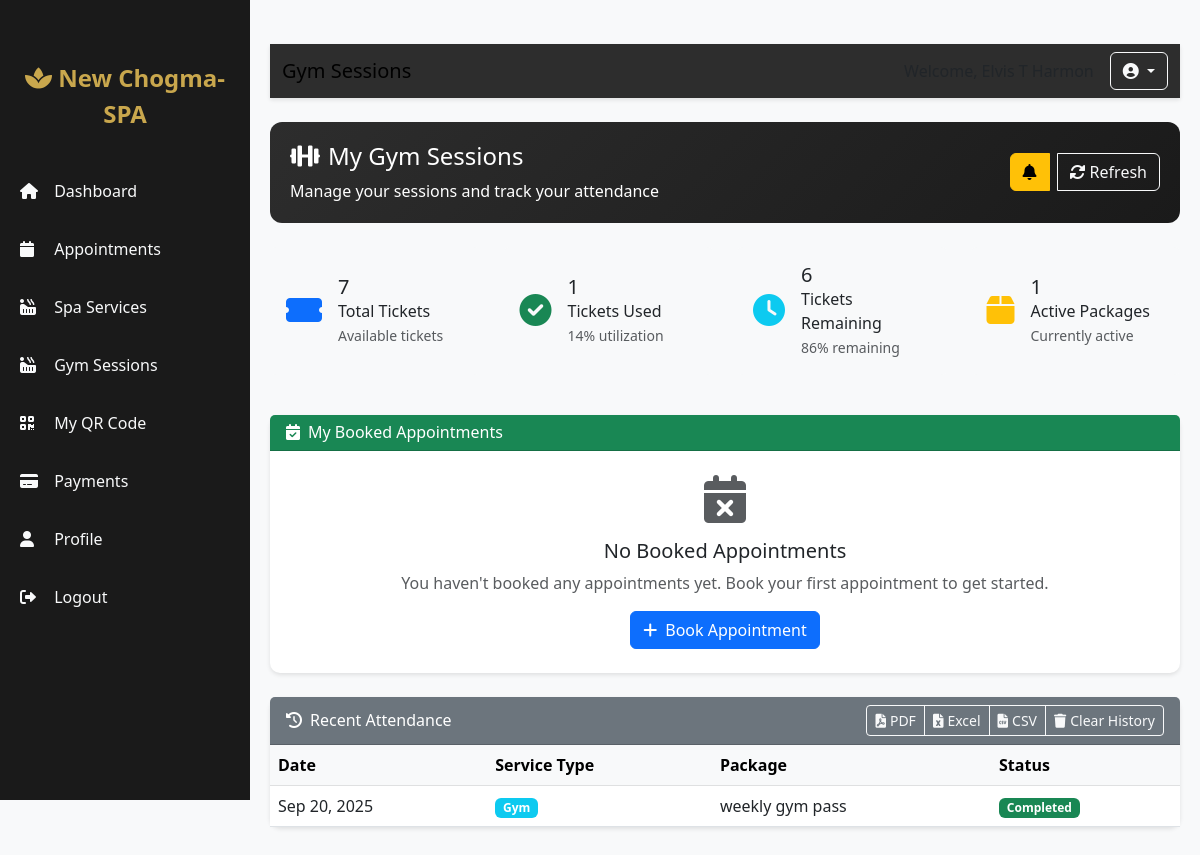
The page /client/gym-sessions/ (signed in) on the database its author committed.
### core/models.py (models this page shows, shortened)
class AttendanceRecord(models.Model):
    user = models.ForeignKey(CustomUser, on_delete=models.CASCADE, related_name='attendance_records')
    service_package = models.ForeignKey(ServicePackage, on_delete=models.CASCADE)
    check_in_time = models.DateTimeField(auto_now_add=True)
    check_out_time = models.DateTimeField(null=True, blank=True)
    session_type = models.CharField(max_length=20)  # gym, sauna, massage
    notes = models.TextField(blank=True, null=True)
    class Meta:
        ordering = ['-check_in_time']

### admin_app/models.py (models this page shows, shortened)
class ServicePackage(models.Model):
    SERVICE_TYPES = [
        ('gym', 'Gym'),
        ('sauna', 'Sauna'),
        ('massage', 'Massage'),
    ]
    DURATION_UNITS = [
        ('days', 'Days'),
        ('weeks', 'Weeks'),
        ('months', 'Months'),
    ]
    name = models.CharField(max_length=100)
    service_type = models.CharField(max_length=10, choices=SERVICE_TYPES)
    description = models.TextField(blank=True)
    price = models.DecimalField(max_digits=12, decimal_places=2, validators=[MinValueValidator(0)], help_text="Price in RWF")
    tickets_included = models.PositiveIntegerField(help_text="Number of tickets included (0 for unlimited)")
    validity_days = models.PositiveIntegerField(help_text="Package validity in days")
    is_active = models.BooleanField(default=True)
    auto_renew = models.BooleanField(default=False, help_text="Auto-renew package when expired")
    created_at = models.DateTimeField(auto_now_add=True)
    updated_at = models.DateTimeField(auto_now=True)
    class Meta:
        ordering = ['service_type', 'price']
        verbose_name = 'Service Package'
        verbose_name_plural = 'Service Packages'

### client/views.py (the view, shortened to what this page needs)
# urls.py: path('gym-sessions/', views.gym_sessions, name='gym_sessions'),
@login_required
def gym_sessions(request):
    if request.user.role != CustomUser.CLIENT:
        messages.error(request, 'You do not have permission to access this page.')
        return redirect('accounts:login')
    user = request.user
    today = timezone.now().date()
    active_packages = UserServicePackage.objects.filter(
        user=user,
        status='active',
        end_date__gte=today
    )
    active_packages_with_tickets = []
    low_ticket_notification = None
    for package in active_packages:
        remaining_tickets = package.tickets_remaining()
        if remaining_tickets > 0:
            active_packages_with_tickets.append(package)
    total_tickets = sum(package.total_tickets for package in active_packages_with_tickets)
    tickets_used = sum(package.tickets_used for package in active_packages_with_tickets)
    tickets_remaining = total_tickets - tickets_used
    utilization_percent = (tickets_used / total_tickets * 100) if total_tickets > 0 else 0
    remaining_percent = (tickets_remaining / total_tickets * 100) if total_tickets > 0 else 0
    upcoming_appointments = Appointment.objects.filter(
        client=user,
        appointment_date__gte=today,
        status='confirmed'  # Only show confirmed appointments
    ).order_by('appointment_date', 'appointment_time')
    attendance_history = AttendanceRecord.objects.filter(user=user).order_by('-check_in_time')[:10]
    notifications = Notification.objects.filter(
        user=user,
        is_read=False
    ).order_by('-created_at')[:10]
    context = {
        'user': user,
        'active_packages': active_packages_with_tickets,
        'upcoming_appointments': upcoming_appointments,
        'attendance_history': attendance_history,
        'total_tickets': total_tickets,
        'tickets_used': tickets_used,
        'tickets_remaining': tickets_remaining,
        'utilization_percent': utilization_percent,
        'remaining_percent': remaining_percent,
        'today': today,
        'active_tab': 'gym_sessions',
        'notifications': notifications,
        'unread_notifications_count': notifications.count(),
        'low_ticket_notification': low_ticket_notification,
    }
    return render(request, 'client/gym_sessions.html', context)

### accounts/models.py (called while the page is built)
    def get_full_name(self):
        return f"{self.first_name} {self.last_name}".strip()

### core/models.py (called while the page is built)
    def tickets_remaining(self):
        return self.total_tickets - self.tickets_used

### templates/client/gym_sessions.html (shortened to what this page needs)
{% extends 'base.html' %}
{% block page_title %}Gym Sessions{% endblock %}
{% block content %}
<div class="welcome-section mb-4">
    <div class="row align-items-center">
        <div class="col-12 col-md-8">
            <h4><i class="fas fa-dumbbell me-2"></i>My Gym Sessions</h4>
            <p class="mb-0">Manage your sessions and track your attendance</p>
        </div>
        <div class="col-12 col-md-4 text-md-end mt-3 mt-md-0">
            <div class="btn-group">
                <button class="btn btn-warning position-relative me-2" data-bs-toggle="dropdown" aria-expanded="false">
                    <i class="fas fa-bell"></i>
                </button>
                <button class="btn btn-outline-light" onclick="location.reload()">
                    <i class="fas fa-sync-alt me-1"></i>Refresh
                </button>
            </div>
        </div>
    </div>
</div>
<div class="row mb-4">
    <div class="col-md-6 col-lg-3 mb-3">
        <div class="d-flex align-items-center bg-light p-3 rounded h-100">
            <div class="flex-shrink-0 text-primary me-3">
                <i class="fas fa-ticket-alt fa-2x"></i>
            </div>
            <div class="flex-grow-1">
                <h5 class="mb-0" id="totalTickets">{{ total_tickets }}</h5>
                <p class="mb-0">Total Tickets</p>
                <small class="text-muted">Available tickets</small>
            </div>
        </div>
    </div>
    <div class="col-md-6 col-lg-3 mb-3">
        <div class="d-flex align-items-center bg-light p-3 rounded h-100">
            <div class="flex-shrink-0 text-success me-3">
                <i class="fas fa-check-circle fa-2x"></i>
            </div>
            <div class="flex-grow-1">
                <h5 class="mb-0" id="ticketsUsed">{{ tickets_used }}</h5>
                <p class="mb-0">Tickets Used</p>
                <small class="text-muted"><span id="utilizationPercent">{{ utilization_percent|floatformat:0 }}</span>% utilization</small>
            </div>
        </div>
    </div>
    <div class="col-md-6 col-lg-3 mb-3">
        <div class="d-flex align-items-center bg-light p-3 rounded h-100">
            <div class="flex-shrink-0 text-info me-3">
                <i class="fas fa-clock fa-2x"></i>
            </div>
            <div class="flex-grow-1">
                <h5 class="mb-0" id="ticketsRemaining">{{ tickets_remaining }}</h5>
                <p class="mb-0">Tickets Remaining</p>
                <small class="text-muted"><span id="remainingPercent">{{ remaining_percent|floatformat:0 }}</span>% remaining</small>
            </div>
        </div>
    </div>
    <div class="col-md-6 col-lg-3 mb-3">
        <div class="d-flex align-items-center bg-light p-3 rounded h-100">
            <div class="flex-shrink-0 text-warning me-3">
                <i class="fas fa-box fa-2x"></i>
            </div>
            <div class="flex-grow-1">
                <h5 class="mb-0">{{ active_packages|length }}</h5>
                <p class="mb-0">Active Packages</p>
                <small class="text-muted">Currently active</small>
            </div>
        </div>
    </div>
</div>
<div class="card mb-4">
    <div class="card-header bg-success text-white">
        <h6 class="mb-0"><i class="fas fa-calendar-check me-2"></i>My Booked Appointments</h6>
    </div>
    <div class="card-body p-0">
        {% if upcoming_appointments %}
            {% for appointment in upcoming_appointments %}
            <div class="appointment-item border-bottom p-4">
                <div class="row align-items-center mb-3">
                    <div class="col-md-8">
                        <h5 class="mb-1">{{ appointment.service.name }}</h5>
                        <p class="text-muted mb-0">
                            <span class="badge bg-info">{{ appointment.service.get_service_type_display }}</span>
                            {% if appointment.notes %}
                            {{ appointment.notes|truncatewords:10 }}
                            {% endif %}
                        </p>
                    </div>
                    <div class="col-md-4 text-md-end">
                        <div class="text-muted small mt-1">
                            {{ appointment.appointment_date|date:"M d, Y" }} at {{ appointment.appointment_time|time:"g:i A" }}
                        </div>
                    </div>
                </div>
                <div class="row mb-3">
                    <div class="col-md-3 mb-3 mb-md-0">
                        <div class="d-flex align-items-center bg-light p-3 rounded h-100">
                            <div class="flex-shrink-0 text-primary me-2">
                                <i class="fas fa-spa fa-lg"></i>
                            </div>
                            <div class="flex-grow-1">
                                <h6 class="mb-0">Service Type</h6>
                                <p class="mb-0 small">{{ appointment.service.get_service_type_display }}</p>
                            </div>
                        </div>
                    </div>
                    <div class="col-md-3 mb-3 mb-md-0">
                        <div class="d-flex align-items-center bg-light p-3 rounded h-100">
                            <div class="flex-shrink-0 text-warning me-2">
                                <i class="fas fa-calendar-alt fa-lg"></i>
                            </div>
                            <div class="flex-grow-1">
                                <h6 class="mb-0">Date & Time</h6>
                                <p class="mb-0 small">{{ appointment.appointment_date|date:"M d, Y" }}</p>
                                <small class="text-muted">{{ appointment.appointment_time|time:"g:i A" }}</small>
                            </div>
                        </div>
                    </div>
                    <div class="col-md-3 mb-3 mb-md-0">
                        <div class="d-flex align-items-center bg-light p-3 rounded h-100">
                            <div class="flex-shrink-0 text-info me-2">
                                <i class="fas fa-ticket-alt fa-lg"></i>
                            </div>
                            <div class="flex-grow-1">
                                <h6 class="mb-0">Tickets</h6>
                                <p class="mb-0 small">{{ appointment.tickets_included }} tickets</p>
                                <small class="text-muted">Included in appointment</small>
                            </div>
                        </div>
                    </div>
                    <div class="col-md-3">
                        <div class="d-flex align-items-center bg-light p-3 rounded h-100">
                            <div class="flex-shrink-0 text-success me-2">
                                <i class="fas fa-check-circle fa-lg"></i>
                            </div>
                            <div class="flex-grow-1">
                                <h6 class="mb-0">Status</h6>
                                <p class="mb-0 small">{{ appointment.get_status_display }}</p>
                                <small class="text-muted">Confirmed by admin</small>
                            </div>
                        </div>
                    </div>
                </div>
            </div>
            {% endfor %}
        {% else %}
        <div class="text-center py-4">
            <i class="fas fa-calendar-times fa-3x text-muted mb-3"></i>
            <h5>No Booked Appointments</h5>
            <p class="text-muted">You haven't booked any appointments yet. Book your first appointment to get started.</p>
            <a href="{% url 'client:book_appointment' %}" class="btn btn-primary">
                <i class="fas fa-plus me-2"></i>Book Appointment
            </a>
        </div>
        {% endif %}
    </div>
</div>
<div class="card mb-4">
    <div class="card-header bg-secondary text-white d-flex justify-content-between align-items-center">
        <h6 class="mb-0"><i class="fas fa-history me-2"></i>Recent Attendance</h6>
        <div class="btn-group">
            <a href="{% url 'client:download_history' 'pdf' %}" class="btn btn-sm btn-outline-light">
                <i class="fas fa-file-pdf me-1"></i>PDF
            </a>
            <a href="{% url 'client:download_history' 'excel' %}" class="btn btn-sm btn-outline-light">
                <i class="fas fa-file-excel me-1"></i>Excel
            </a>
            <a href="{% url 'client:download_history' 'csv' %}" class="btn btn-sm btn-outline-light">
                <i class="fas fa-file-csv me-1"></i>CSV
            </a>
            <button class="btn btn-sm btn-outline-light" onclick="clearAttendanceHistory()">
                <i class="fas fa-trash me-1"></i>Clear History
            </button>
        </div>
    </div>
    <div class="card-body p-0">
        {% if attendance_history %}
        <div class="table-responsive">
<table class="table table-hover mb-0">
    <thead class="table-light">
        <tr>
            <th>Date</th>
            <th>Service Type</th>
            <th>Package</th>
            <th>Status</th>
        </tr>
    </thead>
    <tbody>
        {% for record in attendance_history %}
        <tr>
            <td>{{ record.check_in_time|date:"M d, Y" }}</td>
            <td>
                <span class="badge bg-info">{{ record.session_type|title }}</span>
            </td>
            <td>{{ record.service_package.name }}</td>
            <td>
                {% if record.check_out_time %}
                    <span class="badge bg-success">Completed</span>
                {% else %}
                    {% if record.check_in_time.date <= today %}
                        <span class="badge bg-success">Completed</span>
                    {% else %}
                        <span class="badge bg-primary">Checked In</span>
                    {% endif %}
                {% endif %}
            </td>
        </tr>
        {% endfor %}
    </tbody>
</table>
 </div>
        {% else %}
        <div class="text-center py-4">
            <i class="fas fa-calendar-times fa-2x text-muted mb-3"></i>
            <p class="text-muted">No attendance records found</p>
        </div>
        {% endif %}
    </div>
</div>
{% endblock %}

### rows shown on the page
AttendanceRecord: check_in_time "Sep 20, 2025", session_type "Gym", service_package.name "weekly gym pass", shows "Completed"

### other values the page prints
{{ total_tickets }} "7"
{{ tickets_used }} "1"
{{ utilization_percent|floatformat:0 }} "14"
{{ tickets_remaining }} "6"
{{ remaining_percent|floatformat:0 }} "86"
{{ active_packages|length }} "1"
